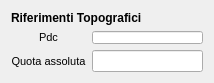
  <widget class="QWidget" name="layoutWidget">
   <property name="geometry">
    <rect>
     <x>341</x>
     <y>231</y>
     <width>214</width>
     <height>67</height>
    </rect>
   </property>
   <layout class="QGridLayout" name="gridLayout_6">
    <item row="0" column="0" colspan="2">
     <widget class="QLabel" name="label_30">
      <property name="font">
       <font>
        <weight>75</weight>
        <bold>true</bold>
       </font>
      </property>
      <property name="text">
       <string>Riferimenti Topografici</string>
      </property>
     </widget>
    </item>
    <item row="1" column="0">
     <widget class="QLabel" name="label_31">
      <property name="font">
       <font>
        <pointsize>8</pointsize>
       </font>
      </property>
      <property name="text">
       <string>Pdc</string>
      </property>
      <property name="scaledContents">
       <bool>true</bool>
      </property>
      <property name="alignment">
       <set>Qt::AlignCenter</set>
      </property>
     </widget>
    </item>
    <item row="1" column="1">
     <widget class="QLineEdit" name="lineEdit_pdc">
      <property name="minimumSize">
       <size>
        <width>4</width>
        <height>3</height>
       </size>
      </property>
      <property name="sizeIncrement">
       <size>
        <width>0</width>
        <height>0</height>
       </size>
      </property>
      <property name="baseSize">
       <size>
        <width>0</width>
        <height>0</height>
       </size>
      </property>
     </widget>
    </item>
    <item row="2" column="0">
     <widget class="QLabel" name="label_15">
      <property name="font">
       <font>
        <pointsize>8</pointsize>
       </font>
      </property>
      <property name="text">
       <string>Quota assoluta</string>
      </property>
      <property name="alignment">
       <set>Qt::AlignCenter</set>
      </property>
      <property name="wordWrap">
       <bool>true</bool>
      </property>
      <property name="openExternalLinks">
       <bool>true</bool>
      </property>
     </widget>
    </item>
    <item row="2" column="1">
     <widget class="QLineEdit" name="lineEdit_quota"/>
    </item>
   </layout>
  </widget>
